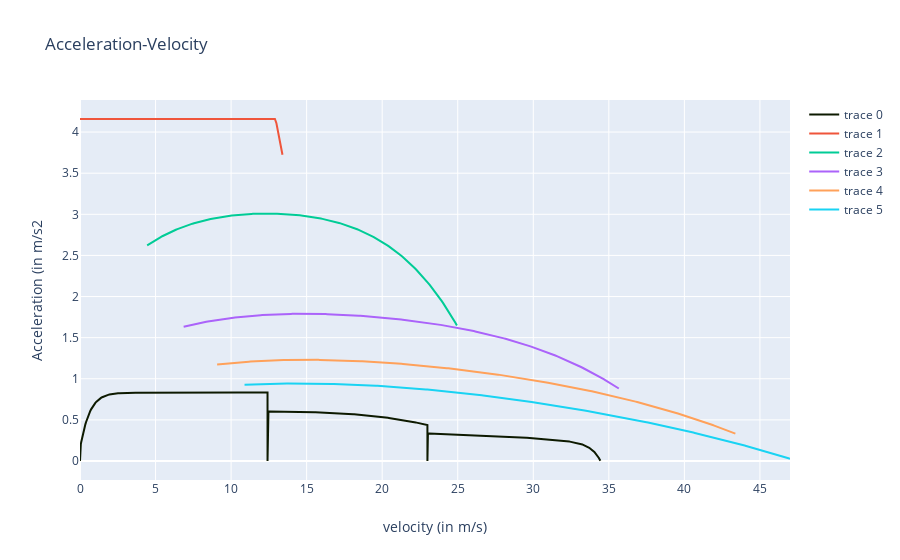

Source (notebook cell):
### Markdown cell above
# Compute and plot acceleration versus velocity graph of the vehicle

### Code cell
layout = go.Layout(title="Acceleration-Velocity",
                xaxis=dict(title='velocity (in m/s)'),
                yaxis=dict(title='Acceleration (in m/s2'))
data = [dict(x=outputs['velocities'], y=outputs['accelerations'], line=dict(color='#0D1A00'))] + outputs['discrete_acceleration_curves']
fig = go.Figure(data=data, layout=layout)
iplot(fig)

### Figure 1 — Plotly figure (JSON) as saved in the notebook; plotly's stock layout.template omitted (floating-point values rounded to 4 significant figures; data arrays with more than 128 entries replaced by an {"elided": "..."} marker saying what was removed)
{"data": [{"line": {"color": "#0D1A00"}, "type": "scatter", "x": {"elided": "901 float values"}, "y": {"elided": "901 float values"}}, {"type": "scatter", "x": {"elided": "135 float values"}, "y": {"elided": "135 float values"}}, {"type": "scatter", "x": {"elided": "206 float values"}, "y": {"elided": "206 float values"}}, {"type": "scatter", "x": {"elided": "289 float values"}, "y": {"elided": "289 float values"}}, {"type": "scatter", "x": {"elided": "344 float values"}, "y": {"elided": "344 float values"}}, {"type": "scatter", "x": {"elided": "362 float values"}, "y": {"elided": "362 float values"}}], "layout": {"title": {"text": "Acceleration-Velocity"}, "xaxis": {"title": {"text": "velocity (in m/s)"}}, "yaxis": {"title": {"text": "Acceleration (in m/s2"}}}}
